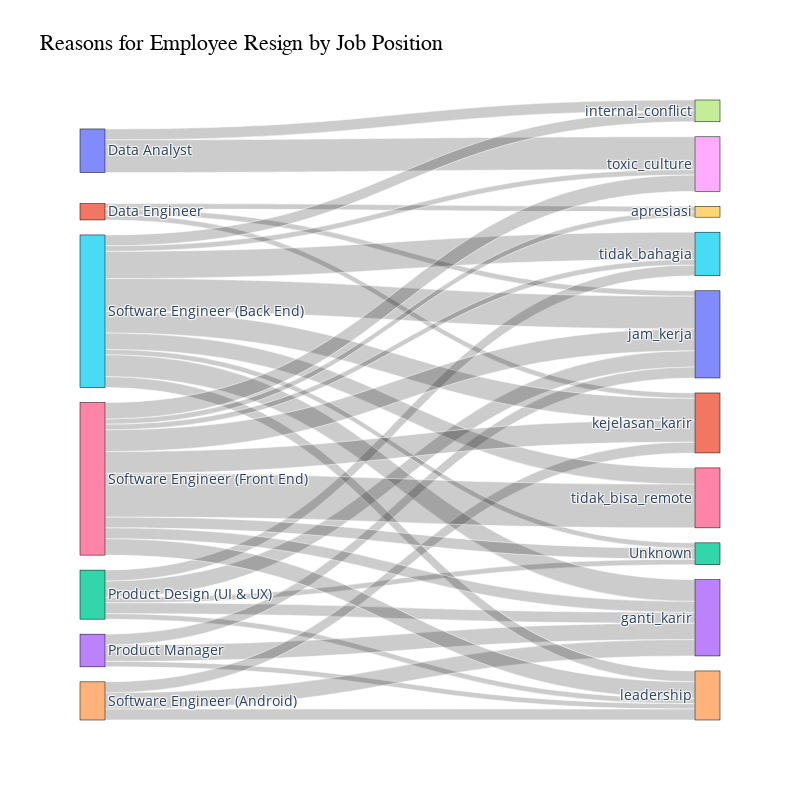

The cell this chart's notebook holds for it:
### Markdown cell above
**Insights**:
- Job Position with the highest percentage of resign is 'Data Analyst' with 100% resign rate.

- Job Position with resign rate *above 50%* other than DA are:
    - Software Engineer (Front End)
    - Product Design (UI & UX)
    - Product Manager

- Job Position with resign rate *below 50%* are:
    - Data Engineer
    - Software Engineer (Android)
    - Software Engineer (Back End)

### Code cell
# Create a new dataframe by grouping  'Pekerjaan' and 'AlasanResign' by 'Resign' column
jobres = data_eda1.groupby(['Pekerjaan', 'AlasanResign'])['Resign'].value_counts().reset_index(name='Total')

# filter the rows where 'Resign' is 'Yes'
jobres = jobres[jobres['Resign']=='Yes']

# Create a dictionary to map unique values to integers for source and target
unique_jobs = jobres['Pekerjaan'].unique()
unique_reasons = jobres['AlasanResign'].unique()
label_list = list(unique_jobs) + list(unique_reasons)
label_dict = {label: index for index, label in enumerate(label_list)}

# Create source, target and values lists
source = jobres['Pekerjaan'].map(label_dict).values
target = jobres['AlasanResign'].map(label_dict).values
value = jobres['Total'].values

# Create the sankey chart
fig = go.Figure(data=[go.Sankey(
    node=dict(
        pad=15,
        thickness=25,
        line=dict(color='black', width=0.5),
        label=label_list,
        ),
    link=dict(
        source=source,
        target=target,
        value=value,
        # color='blue',
        # hoverinfo='value',
        line=dict(width=0.5, color='white')
    )
)])

fig.update_layout(title_text='Reasons for Employee Resign by Job Position',
                    title_font=dict(  
                        family='serif',
                        size=22,
                        color='black'
                    ),
                    font_size=13.5,
                    width=800,
                    height=800 )

fig.show()

### Figure 1 — Plotly figure (JSON) as saved in the notebook; plotly's stock layout.template omitted (floating-point values rounded to 4 significant figures)
{"data": [{"link": {"line": {"color": "white", "width": 0.5}, "source": [0, 0, 1, 1, 1, 2, 2, 2, 2, 2, 3, 3, 3, 4, 4, 4, 5, 5, 5, 5, 5, 5, 5, 5, 5, 6, 6, 6, 6, 6, 6, 6, 6, 6], "target": [7, 8, 9, 10, 11, 12, 13, 10, 14, 15, 13, 10, 14, 13, 11, 14, 12, 13, 7, 10, 11, 14, 15, 16, 8, 12, 9, 13, 10, 11, 14, 15, 16, 8], "value": [2, 6, 1, 1, 1, 1, 2, 3, 1, 2, 3, 2, 1, 3, 2, 2, 1, 4, 2, 6, 4, 2, 5, 3, 1, 2, 1, 2, 4, 4, 3, 1, 8, 3]}, "node": {"label": ["Data Analyst", "Data Engineer", "Product Design (UI & UX)", "Product Manager", "Software Engineer (Android)", "Software Engineer (Back End)", "Software Engineer (Front End)", "internal_conflict", "toxic_culture", "apresiasi", "jam_kerja", "kejelasan_karir", "Unknown", "ganti_karir", "leadership", "tidak_bahagia", "tidak_bisa_remote"], "line": {"color": "black", "width": 0.5}, "pad": 15, "thickness": 25}, "type": "sankey"}], "layout": {"font": {"size": 13.5}, "height": 800, "title": {"font": {"color": "black", "family": "serif", "size": 22}, "text": "Reasons for Employee Resign by Job Position"}, "width": 800}}
